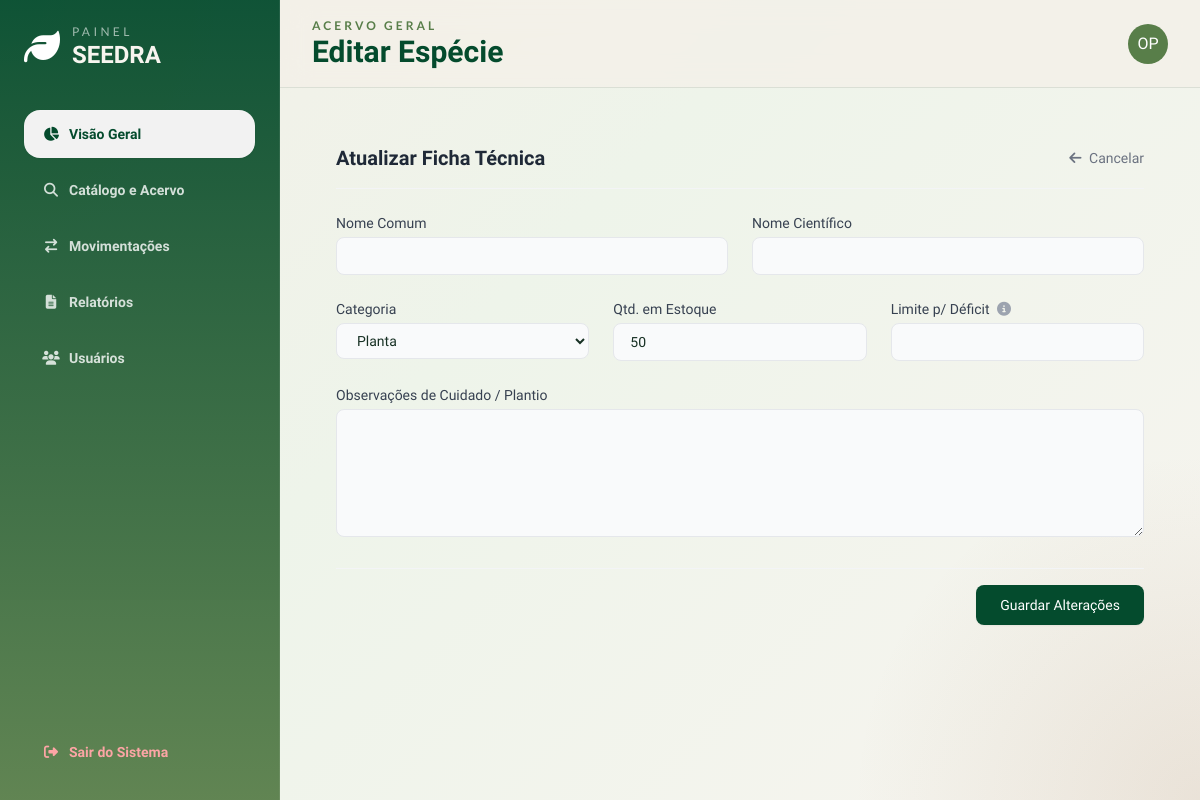
Page /catalogo/1/editar (signed in) on the earlier database version.
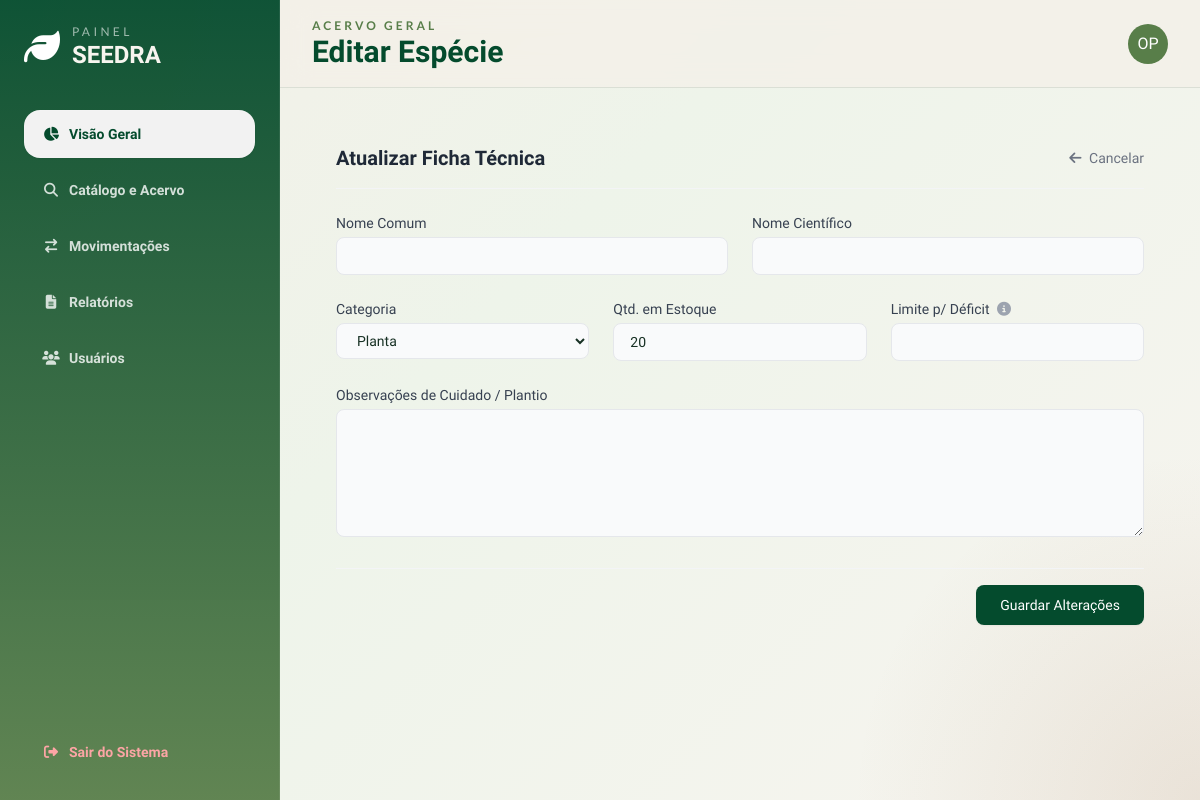
Same page on the later database version.
### models.py (models this page shows, shortened)
class Item(db.Model):
    __tablename__= 'items'
    id = db.Column(db.Integer, primary_key = True)
    nome = db.Column(db.String(50), nullable = False, unique = True)
    quantidade = db.Column(db.Integer, nullable = True)
    n_cientifico = db.Column(db.String(50), nullable = False , unique = True)
    categoria = db.Column(db.String(20), nullable = False)
    deficit_limit = db.Column(db.Integer)
    obs = db.Column(db.Text)
    data_cadastro = db.Column(db.Date, nullable = False)
    movimentacoes = db.relationship('Movimentacao', backref = 'Item', lazy = True)

### app.py (the view, shortened to what this page needs)
@app.route('/catalogo/<int:id>/editar', methods=['GET', 'POST'])
@login_required
def editar_item(id):
    item = Item.query.get_or_404(id)
    return render_template('editar_item.html', item=item)

### app.py (called while the page is built)
@login_manager.user_loader
def load_user(user_id):
    return Usuarios.query.get(int(user_id))

def login_required(f):
  @wraps(f)
  def decorated_function(*args, **kwargs):
      if 'usuarios_id' not in session:
         flash("Faça login primeiro!", 'erro')
         return redirect(url_for('login'))
      return f(*args, **kwargs)
  return decorated_function

### templates/editar_item.html (shortened to what this page needs)
{% extends 'base.html' %}
{% block header_subtitle %}Acervo Geral{% endblock %}
{% block header_title %}Editar Espécie{% endblock %}
{% block content %}
<div class="max-w-4xl mx-auto clean-card p-8">
    <div class="flex justify-between items-center border-b border-gray-100 pb-4 mb-6">
        <h3 class="text-xl font-bold text-gray-800">Atualizar Ficha Técnica</h3>
        <a href="{{ url_for('detalhes_item', id=item.id) }}" class="text-sm font-medium text-gray-500 hover:text-gray-700 transition-colors">
            <i class="fa-solid fa-arrow-left mr-1"></i> Cancelar
        </a>
    </div>
    <form action="{{ url_for('editar_item', id=item.id) }}" method="POST" class="space-y-6">
        <div class="grid grid-cols-1 md:grid-cols-2 gap-6">
            <div>
                <label class="block text-sm font-medium text-gray-700 mb-1">Nome Comum</label>
                <input type="text" name="nome_comum" value="{{ item.nome_comum }}" required
                    class="w-full px-4 py-2 bg-gray-50 border border-gray-200 rounded-lg focus:bg-white focus:ring-2 focus:ring-seedra-leafLight focus:border-transparent outline-none transition-all text-sm" />
            </div>
            <div>
                <label class="block text-sm font-medium text-gray-700 mb-1">Nome Científico</label>
                <input type="text" name="nome_cientifico" value="{{ item.nome_cientifico }}" required
                    class="w-full px-4 py-2 bg-gray-50 border border-gray-200 rounded-lg focus:bg-white focus:ring-2 focus:ring-seedra-leafLight focus:border-transparent outline-none transition-all text-sm italic" />
            </div>
        </div>
        <div class="grid grid-cols-1 md:grid-cols-3 gap-6">
            <div>
                <label class="block text-sm font-medium text-gray-700 mb-1">Categoria</label>
                <select name="categoria" required class="w-full px-4 py-2 bg-gray-50 border border-gray-200 rounded-lg focus:bg-white focus:ring-2 focus:ring-seedra-leafLight focus:border-transparent outline-none transition-all text-sm">
                    <option value="Planta" {% if item.categoria == 'Planta' %}selected{% endif %}>Planta</option>
                </select>
            </div>
            <div>
                <label class="block text-sm font-medium text-gray-700 mb-1">Qtd. em Estoque</label>
                <input type="number" name="quantidade" min="0" value="{{ item.quantidade }}" required
                    class="w-full px-4 py-2 bg-gray-50 border border-gray-200 rounded-lg focus:bg-white focus:ring-2 focus:ring-seedra-leafLight focus:border-transparent outline-none transition-all text-sm" />
            </div>
            <div>
                <label class="block text-sm font-medium text-gray-700 mb-1">
                    Limite p/ Déficit
                    <i class="fa-solid fa-circle-info text-gray-400 ml-1" title="Abaixo deste valor, o sistema emitirá alerta"></i>
                </label>
                <input type="number" name="limite_deficit" min="1" value="{{ item.limite_deficit }}" required
                    class="w-full px-4 py-2 bg-gray-50 border border-gray-200 rounded-lg focus:bg-white focus:ring-2 focus:ring-seedra-leafLight focus:border-transparent outline-none transition-all text-sm" />
            </div>
        </div>
        <div>
            <label class="block text-sm font-medium text-gray-700 mb-1">Observações de Cuidado / Plantio</label>
            <textarea name="observacoes" class="w-full px-4 py-2 bg-gray-50 border border-gray-200 rounded-lg focus:bg-white focus:ring-2 focus:ring-seedra-leafLight focus:border-transparent outline-none transition-all text-sm h-32">{{ item.observacoes }}</textarea>
        </div>
        <div class="pt-4 flex justify-end gap-3 border-t border-gray-100">
            <button type="submit" class="px-6 py-2.5 bg-seedra-leafDark hover:bg-seedra-leafMid text-white text-sm font-medium rounded-lg transition-colors shadow-sm">
                Guardar Alterações
            </button>
        </div>
    </form>
</div>
{% endblock %}

Differences in the rows shown:
changed Item "Planta": quantidade "50" → "20"
